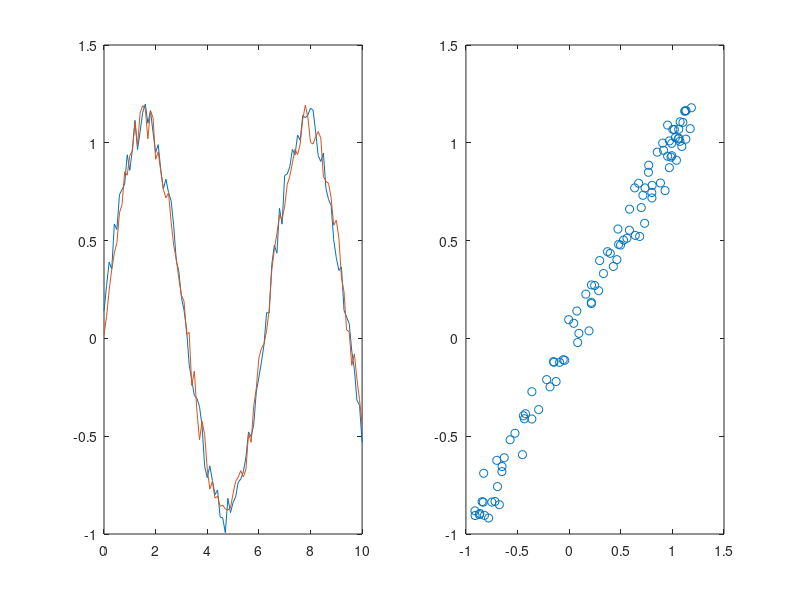
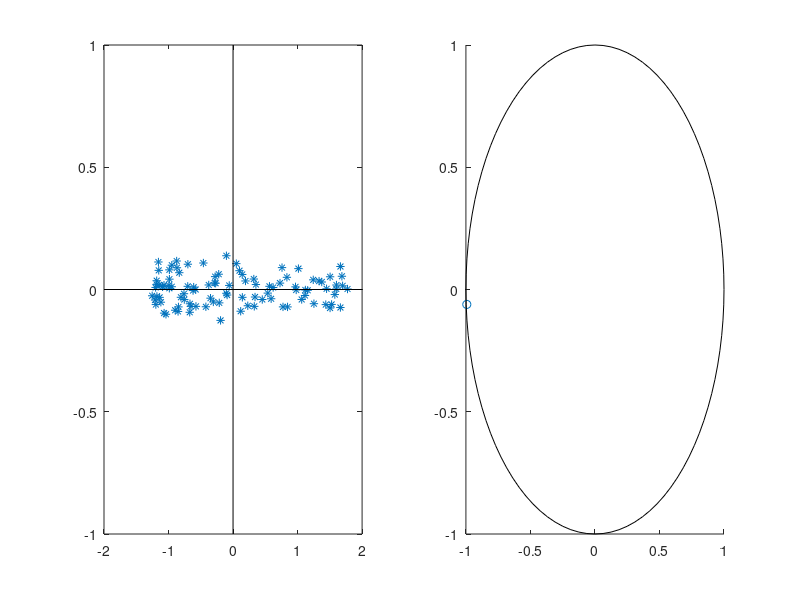

The MATLAB script that drew these images, in order:
clear all; close all; clc;
%%--Analyse en Composantes Principales--%%
% Exercice 2 : habitudes alimentaires


%%Donnees enonce
e = 1;  %epsilon
phi = 0; %phase
th = 0:pi/50:2*pi;
t=0:0.1:10;
s1 = @(t) sin(t) + 0.2*rand(1,length(t));
s2 = @(t) e*sin(t+phi) + 0.2*rand(1,length(t));

%%Affichage question 1.a
figure(1)
subplot(121)
plot(t,s1(t),t,s2(t));
subplot(122)
plot(s1(t),s2(t),'o');


%%Question 1.b
%%Matrice des donnees 
Y=[s1(t);s2(t)];
Y=Y';
[n,m]=size(Y);
%%Matrice des donnees centrees 
X = Y-mean(Y); 
%%Matrice de covariance
M= X'*X/n;
%%Diagonalisation de M
[P,lambda]= eig(M);
lambda = sort(diag(lambda),'descend')';
P=fliplr(P);
%%Taux d'inertie de chaque colonne
tau = zeros(1,m);
for j=1:m
    tau(j) = lambda(j)/sum(lambda);
end
%%Matrice associee au nouveau nuage de points
Xstar = X*P;

%%Affichage en composantes principales
figure(2)
subplot(121)
plot(Xstar(:,1),Xstar(:,2),'*');
axis([-2 2 -1 1]);
axh = gca; % use current axes
line(get(axh,'XLim'), [0 0], 'Color','k');
line([0 0], get(axh,'YLim'), 'Color','k');

%%Cercle des correlations
S=ones(n,1)*std(X);
Z=X./S;
for j=1:m
    xx =  Z(:,j)'*Xstar(:,1) * 1/(n*sqrt(lambda(1)));
    yy =  Z(:,j)'*Xstar(:,2) * 1/(n*sqrt(lambda(2)));
end
subplot(122)
hold on;
plot(xx,yy,'o');
plot(cos(th),sin(th),'k');







